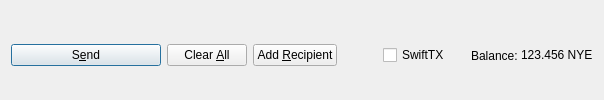
         <widget class="QFrame" name="frame_Send">
          <layout class="QHBoxLayout" name="horizontalLayout">
           <property name="bottomMargin">
            <number>0</number>
           </property>
           <item>
            <widget class="QPushButton" name="sendButton">
             <property name="minimumSize">
              <size>
               <width>150</width>
               <height>0</height>
              </size>
             </property>
             <property name="toolTip">
              <string>Confirm the send action</string>
             </property>
             <property name="text">
              <string>S&amp;end</string>
             </property>
             <property name="icon">
              <iconset resource="../nyecoin.qrc">
               <normaloff>:/icons/send</normaloff>:/icons/send</iconset>
             </property>
             <property name="autoDefault">
              <bool>false</bool>
             </property>
             <property name="default">
              <bool>true</bool>
             </property>
            </widget>
           </item>
           <item>
            <widget class="QPushButton" name="clearButton">
             <property name="sizePolicy">
              <sizepolicy hsizetype="Minimum" vsizetype="Fixed">
               <horstretch>0</horstretch>
               <verstretch>0</verstretch>
              </sizepolicy>
             </property>
             <property name="toolTip">
              <string>Clear all fields of the form.</string>
             </property>
             <property name="text">
              <string>Clear &amp;All</string>
             </property>
             <property name="icon">
              <iconset resource="../nyecoin.qrc">
               <normaloff>:/icons/remove</normaloff>:/icons/remove</iconset>
             </property>
             <property name="autoDefault">
              <bool>false</bool>
             </property>
            </widget>
           </item>
           <item>
            <widget class="QPushButton" name="addButton">
             <property name="toolTip">
              <string>Send to multiple recipients at once</string>
             </property>
             <property name="text">
              <string>Add &amp;Recipient</string>
             </property>
             <property name="icon">
              <iconset resource="../nyecoin.qrc">
               <normaloff>:/icons/add</normaloff>:/icons/add</iconset>
             </property>
             <property name="autoDefault">
              <bool>false</bool>
             </property>
            </widget>
           </item>
           <item>
            <spacer name="horizontalSpacer">
             <property name="orientation">
              <enum>Qt::Horizontal</enum>
             </property>
             <property name="sizeHint" stdset="0">
              <size>
               <width>40</width>
               <height>20</height>
              </size>
             </property>
            </spacer>
           </item>
           <item>
            <layout class="QHBoxLayout" name="horizontalLayout_2">
             <property name="spacing">
              <number>3</number>
             </property>
             <item>
              <widget class="QCheckBox" name="checkSwiftTX">
               <property name="enabled">
                <bool>true</bool>
               </property>
               <property name="minimumSize">
                <size>
                 <width>85</width>
                 <height>0</height>
                </size>
               </property>
               <property name="text">
                <string>SwiftTX</string>
               </property>
              </widget>
             </item>
             <item>
              <widget class="QLabel" name="label">
               <property name="text">
                <string>Balance:</string>
               </property>
              </widget>
             </item>
             <item>
              <widget class="QLabel" name="labelBalance">
               <property name="sizePolicy">
                <sizepolicy hsizetype="Preferred" vsizetype="Fixed">
                 <horstretch>0</horstretch>
                 <verstretch>0</verstretch>
                </sizepolicy>
               </property>
               <property name="cursor">
                <cursorShape>IBeamCursor</cursorShape>
               </property>
               <property name="text">
                <string notr="true">123.456 NYE</string>
               </property>
               <property name="textInteractionFlags">
                <set>Qt::LinksAccessibleByMouse|Qt::TextSelectableByKeyboard|Qt::TextSelectableByMouse</set>
               </property>
              </widget>
             </item>
            </layout>
           </item>
          </layout>
         </widget>
